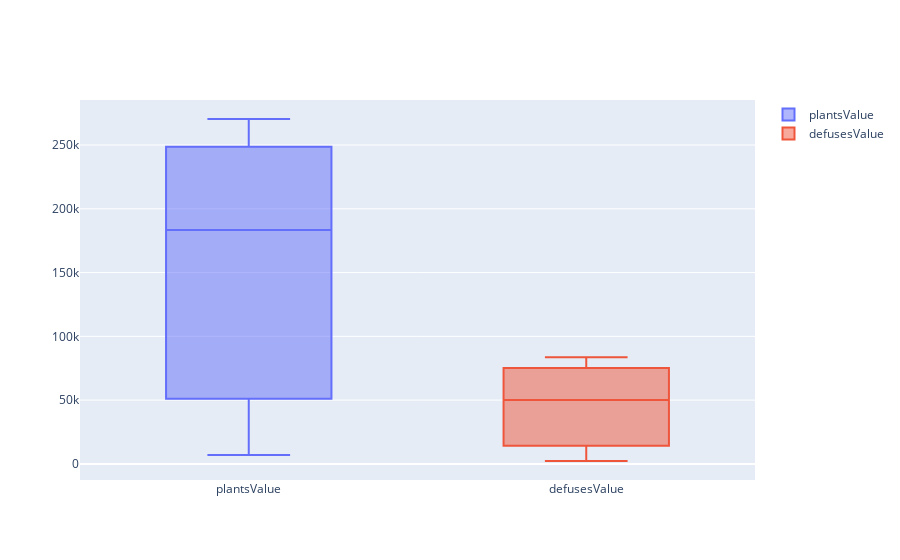

Write notebook code for a chart like this one.
### Code cell
fig = go.Figure()
fig.add_trace(go.Box(y=matches_plat_defuse['plantsValue'],
                    name='plantsValue'))
fig.add_trace(go.Box(y=matches_plat_defuse['defusesValue'],
                    name='defusesValue'))
fig.show()

### Figure 1 — Plotly figure (JSON) as saved in the notebook; plotly's stock layout.template omitted (floating-point values rounded to 4 significant figures)
{"data": [{"name": "plantsValue", "type": "box", "y": [270391, 183418, 6914]}, {"name": "defusesValue", "type": "box", "y": [83537, 50056, 2279]}], "layout": {}}
